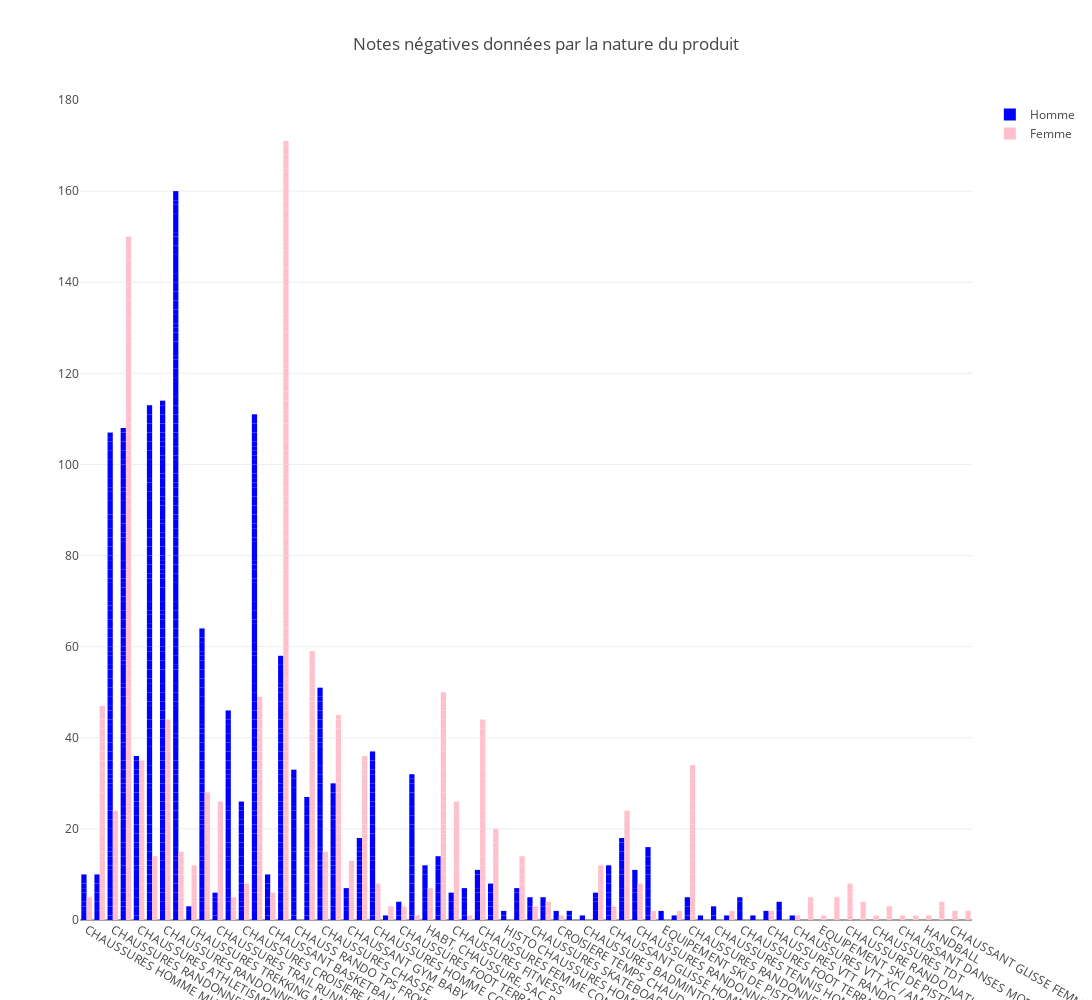

The notebook cell saved with this chart:
### Code cell
import plotly.graph_objects as go

# Couleur personnalisée pour les barres
couleur_bars = 'rgba(0, 0, 128, 1)'  # Bleu foncé

# Créer la figure en utilisant les données correctes
fig = go.Figure(
    data=[
        go.Bar(
            x=df_chaussures[df_chaussures["sexe"] == "H"]["famille"],  # Nature pour le sexe "H"
            y=df_chaussures[df_chaussures["sexe"] == "H"]["note"],    # Notes pour le sexe "H"
            marker=dict(color='blue'),  # Couleur pour le sexe "H"
            name='Homme'  # Légende pour le sexe "H"
        ),
        go.Bar(
            x=df_chaussures[df_chaussures["sexe"] == "F"]["famille"],  # Nature pour le sexe "F"
            y=df_chaussures[df_chaussures["sexe"] == "F"]["note"],    # Notes pour le sexe "F"
            marker=dict(color='pink'),  # Couleur pour le sexe "F"
            name='Femme'  # Légende pour le sexe "F"
        )
    ],
    layout=go.Layout(
        title=go.layout.Title(text="Notes négatives données par la nature du produit"),
        plot_bgcolor='white',  # Couleur de fond en blanc
        width=1100,  # Largeur de la figure en pixels
        height=1000,  # Hauteur de la figure en pixels
        barmode='group'  # Mode de groupage des barres
    )
)

fig.show()

### Figure 1 — Plotly figure (JSON) as saved in the notebook; plotly's stock layout.template omitted (floating-point values rounded to 4 significant figures; data arrays with more than 128 entries replaced by an {"elided": "..."} marker saying what was removed)
{"data": [{"marker": {"color": "blue"}, "name": "Homme", "type": "bar", "x": {"elided": "862 str values"}, "y": {"elided": "862 int values"}}, {"marker": {"color": "pink"}, "name": "Femme", "type": "bar", "x": {"elided": "707 str values"}, "y": {"elided": "707 int values"}}], "layout": {"barmode": "group", "height": 1000, "plot_bgcolor": "white", "title": {"text": "Notes négatives données par la nature du produit"}, "width": 1100}}
